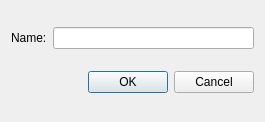
<?xml version="1.0" encoding="UTF-8"?>
<ui version="4.0">
 <class>Dialog</class>
 <widget class="QDialog" name="Dialog">
  <property name="geometry">
   <rect>
    <x>0</x>
    <y>0</y>
    <width>265</width>
    <height>122</height>
   </rect>
  </property>
  <property name="windowTitle">
   <string>Dialog</string>
  </property>
  <layout class="QVBoxLayout" name="verticalLayout">
   <item>
    <layout class="QHBoxLayout" name="horizontalLayout">
     <item>
      <widget class="QLabel" name="label">
       <property name="text">
        <string>Name:</string>
       </property>
       <property name="buddy">
        <cstring>lineEdit</cstring>
       </property>
      </widget>
     </item>
     <item>
      <widget class="QLineEdit" name="lineEdit"/>
     </item>
    </layout>
   </item>
   <item>
    <layout class="QHBoxLayout" name="horizontalLayout_2">
     <item>
      <spacer name="horizontalSpacer">
       <property name="orientation">
        <enum>Qt::Horizontal</enum>
       </property>
       <property name="sizeHint" stdset="0">
        <size>
         <width>40</width>
         <height>20</height>
        </size>
       </property>
      </spacer>
     </item>
     <item>
      <widget class="QPushButton" name="pushButton">
       <property name="text">
        <string>OK</string>
       </property>
      </widget>
     </item>
     <item>
      <widget class="QPushButton" name="pushButton_2">
       <property name="text">
        <string>Cancel</string>
       </property>
      </widget>
     </item>
    </layout>
   </item>
  </layout>
 </widget>
 <layoutdefault spacing="6" margin="11"/>
 <tabstops>
  <tabstop>lineEdit</tabstop>
  <tabstop>pushButton</tabstop>
  <tabstop>pushButton_2</tabstop>
 </tabstops>
 <resources/>
 <connections>
  <connection>
   <sender>pushButton</sender>
   <signal>clicked()</signal>
   <receiver>Dialog</receiver>
   <slot>accept()</slot>
   <hints>
    <hint type="sourcelabel">
     <x>197</x>
     <y>112</y>
    </hint>
    <hint type="destinationlabel">
     <x>115</x>
     <y>118</y>
    </hint>
   </hints>
  </connection>
  <connection>
   <sender>pushButton_2</sender>
   <signal>clicked()</signal>
   <receiver>Dialog</receiver>
   <slot>reject()</slot>
   <hints>
    <hint type="sourcelabel">
     <x>273</x>
     <y>103</y>
    </hint>
    <hint type="destinationlabel">
     <x>305</x>
     <y>134</y>
    </hint>
   </hints>
  </connection>
 </connections>
</ui>
